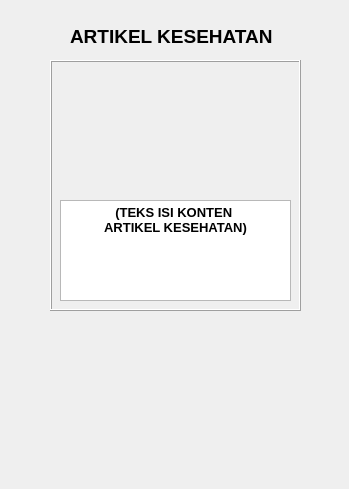
<?xml version="1.0" encoding="UTF-8"?>
<ui version="4.0">
 <class>Form</class>
 <widget class="QWidget" name="Form">
  <property name="geometry">
   <rect>
    <x>0</x>
    <y>0</y>
    <width>349</width>
    <height>489</height>
   </rect>
  </property>
  <property name="windowTitle">
   <string>Form</string>
  </property>
  <widget class="QLabel" name="judul_label">
   <property name="geometry">
    <rect>
     <x>70</x>
     <y>26</y>
     <width>211</width>
     <height>20</height>
    </rect>
   </property>
   <property name="font">
    <font>
     <pointsize>14</pointsize>
     <weight>75</weight>
     <bold>true</bold>
    </font>
   </property>
   <property name="text">
    <string>ARTIKEL KESEHATAN</string>
   </property>
  </widget>
  <widget class="QFrame" name="frame">
   <property name="geometry">
    <rect>
     <x>50</x>
     <y>60</y>
     <width>251</width>
     <height>251</height>
    </rect>
   </property>
   <property name="frameShape">
    <enum>QFrame::Box</enum>
   </property>
   <property name="frameShadow">
    <enum>QFrame::Raised</enum>
   </property>
   <widget class="QLabel" name="gambar_label">
    <property name="geometry">
     <rect>
      <x>20</x>
      <y>10</y>
      <width>211</width>
      <height>121</height>
     </rect>
    </property>
    <property name="text">
     <string/>
    </property>
   </widget>
   <widget class="QTextEdit" name="kalimat_textEdit">
    <property name="geometry">
     <rect>
      <x>10</x>
      <y>140</y>
      <width>231</width>
      <height>101</height>
     </rect>
    </property>
    <property name="html">
     <string>&lt;!DOCTYPE HTML PUBLIC &quot;-//W3C//DTD HTML 4.0//EN&quot; &quot;http://www.w3.org/TR/REC-html40/strict.dtd&quot;&gt;
&lt;html&gt;&lt;head&gt;&lt;meta name=&quot;qrichtext&quot; content=&quot;1&quot; /&gt;&lt;style type=&quot;text/css&quot;&gt;
p, li { white-space: pre-wrap; }
&lt;/style&gt;&lt;/head&gt;&lt;body style=&quot; font-family:'MS Shell Dlg 2'; font-size:8.25pt; font-weight:400; font-style:normal;&quot;&gt;
&lt;p align=&quot;center&quot; style=&quot; margin-top:0px; margin-bottom:0px; margin-left:0px; margin-right:0px; -qt-block-indent:0; text-indent:0px;&quot;&gt;&lt;span style=&quot; font-size:10pt; font-weight:600;&quot;&gt;(TEKS ISI KONTEN &lt;/span&gt;&lt;/p&gt;
&lt;p align=&quot;center&quot; style=&quot; margin-top:0px; margin-bottom:0px; margin-left:0px; margin-right:0px; -qt-block-indent:0; text-indent:0px;&quot;&gt;&lt;span style=&quot; font-size:10pt; font-weight:600;&quot;&gt;ARTIKEL KESEHATAN)&lt;/span&gt;&lt;/p&gt;&lt;/body&gt;&lt;/html&gt;</string>
    </property>
   </widget>
  </widget>
 </widget>
 <resources/>
 <connections/>
</ui>
